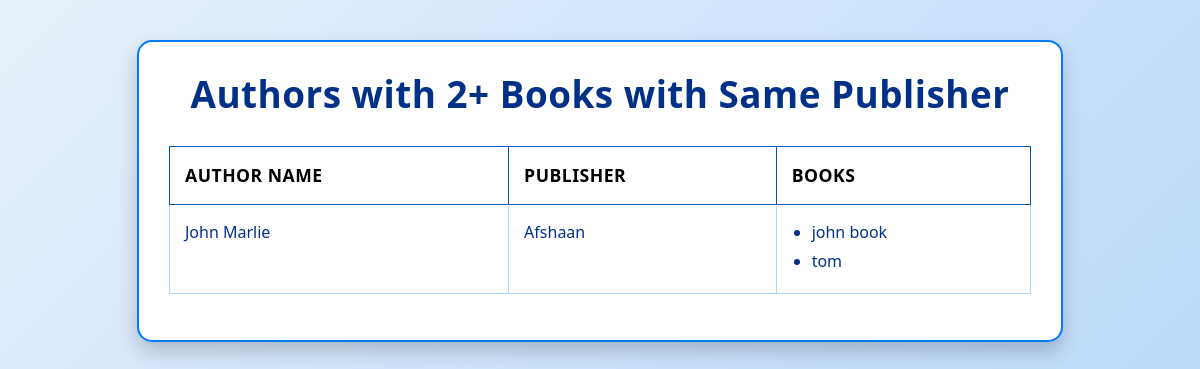
Page /pub_more_than_five/ on the committed database.
### novel/models.py (models this page shows, shortened)
class Author(models.Model):
    salutation = models.CharField(max_length=10)
    first_name = models.CharField(max_length=50)
    last_name = models.CharField(max_length=50)
    email = models.EmailField(max_length=50)
    bio = models.TextField(max_length=500, null=True, blank=True)  # Author ki details
    birth_date = models.DateField(null=True, blank=True)  # DOB
    profile_picture = models.ImageField(upload_to='author_pics/', null=True, blank=True)  # Author ki photo

class Publisher(models.Model):
    name = models.CharField(max_length=50)
    address = models.TextField(max_length=255)
    city = models.CharField(max_length=50)
    state = models.CharField(max_length=50)
    country = models.CharField(max_length=50)
    website = models.URLField(max_length=2085)
    established_year = models.IntegerField(null=True, blank=True)  # Kab publisher start hua
    contact_number = models.CharField(max_length=15, null=True, blank=True)  # Phone number
    is_active = models.BooleanField(default=True)  # Publisher active hai ya nahi

class Book(models.Model):
    title = models.CharField(max_length=50, unique=True)
    author_id = models.ForeignKey(Author, on_delete=models.CASCADE)
    publisher_id = models.ForeignKey(Publisher, on_delete=models.CASCADE)
    publication_date = models.DateField()
    isbn = models.CharField(max_length=13, unique=True, null=True, blank=True)  # ISBN number
    genre = models.CharField(max_length=50, null=True, blank=True)  # Fiction, non-fiction, etc.
    price = models.DecimalField(max_digits=10, decimal_places=2, null=True, blank=True)  # Book ka price
    pages = models.IntegerField(null=True, blank=True)  # Total pages
    language = models.CharField(max_length=30, null=True, blank=True)  # Book ki language
    stock_quantity = models.IntegerField(default=0)  # Available copies
    cover_image = models.ImageField(upload_to='book_covers/', null=True, blank=True)  # Book ka cover

### novel/views.py (the view)
# urls.py: path('pub_more_than_five/',views.auth_pub_more_than_5,name='specific_filtered'),
def auth_pub_more_than_5(request):
    books_grouped = (Book.objects.values('author_id', 'publisher_id')
                     .annotate(book_count=Count('id'))
                     .filter(book_count__gte=2))
    result = []
    for group in books_grouped:
        author = Author.objects.get(id=group['author_id'])
        publisher = Publisher.objects.get(id=group['publisher_id'])
        books = Book.objects.filter(author_id=author, publisher_id=publisher)
        result.append({
            'author': author,
            'publisher': publisher,
            'books': books,
        })
    context = {
        'auth_pub_more_than_2': result
    }
    return render(request, 'specific_filtered.html', context)

### templates/specific_filtered.html (shortened to what this page needs)
{% extends 'base.html' %}
{% block content %}
<!DOCTYPE html>
<html lang="en">
<head>
    <link href="https://cdn.jsdelivr.net/npm/bootstrap@5.3.3/dist/css/bootstrap.min.css" rel="stylesheet">
</head>
<body>
    <section style="background: linear-gradient(135deg, #e6f0fa 0%, #b3d4fc 100%); min-height: 100vh; padding: 40px 20px;">
        <div class="container">
            <div class="row justify-content-center">
                <div class="col-md-10">
                    <div style="background: #ffffff; border-radius: 15px; box-shadow: 0 10px 20px rgba(0,0,0,0.2); padding: 30px; border: 2px solid #007bff;">
                        <h2 style="color: #003087; font-weight: bold; text-align: center; margin-bottom: 30px; font-size: 2.3rem; letter-spacing: 0.5px;">Authors with 2+ Books with Same Publisher</h2>
                        <div class="table-responsive">
                            <table class="table table-bordered table-hover" style="border-collapse: collapse;">
                                <thead style="background: #007bff; color: white;">
                                    <tr>
                                        <th style="padding: 15px; font-weight: bold; font-size: 1.1rem; text-transform: uppercase; letter-spacing: 0.5px; border: 1px solid #0056b3;">Author Name</th>
                                        <th style="padding: 15px; font-weight: bold; font-size: 1.1rem; text-transform: uppercase; letter-spacing: 0.5px; border: 1px solid #0056b3;">Publisher</th>
                                        <th style="padding: 15px; font-weight: bold; font-size: 1.1rem; text-transform: uppercase; letter-spacing: 0.5px; border: 1px solid #0056b3;">Books</th>
                                    </tr>
                                </thead>
                                <tbody>
                                    {% for entry in auth_pub_more_than_2 %}
                                        <tr style="background: #f0f7ff; transition: background 0.3s ease;">
                                            <td style="padding: 15px; color: #003087; font-size: 1rem; font-weight: 500; border: 1px solid #b3d4fc;">{{ entry.author.first_name }} {{ entry.author.last_name }}</td>
                                            <td style="padding: 15px; color: #003087; font-size: 1rem; font-weight: 500; border: 1px solid #b3d4fc;">{{ entry.publisher.name|default:"N/A" }}</td>
                                            <td style="padding: 15px; color: #003087; font-size: 1rem; border: 1px solid #b3d4fc;">
                                                <ul style="margin: 0; padding-left: 20px; list-style-type: disc;">
                                                    {% for book in entry.books %}
                                                        <li style="margin-bottom: 5px; font-weight: 500;">{{ book.title }}</li>
                                                    {% endfor %}
                                                </ul>
                                            </td>
                                        </tr>
                                    {% empty %}
                                        <tr>
                                            <td colspan="3" style="text-align: center; padding: 20px; color: #d9534f; font-size: 1.1rem; font-weight: 500; background: #ffe6e6; border: 1px solid #b3d4fc;">No records found.</td>
                                        </tr>
                                    {% endfor %}
                                </tbody>
                            </table>
                        </div>
                    </div>
                </div>
            </div>
        </div>
    </section>
</body>
</html>
{% endblock %}

### rows in the picture
Author: author.first_name "John", author.last_name "Marlie", publisher.name "Afshaan"
Book: title "john book"
Book: title "tom"
